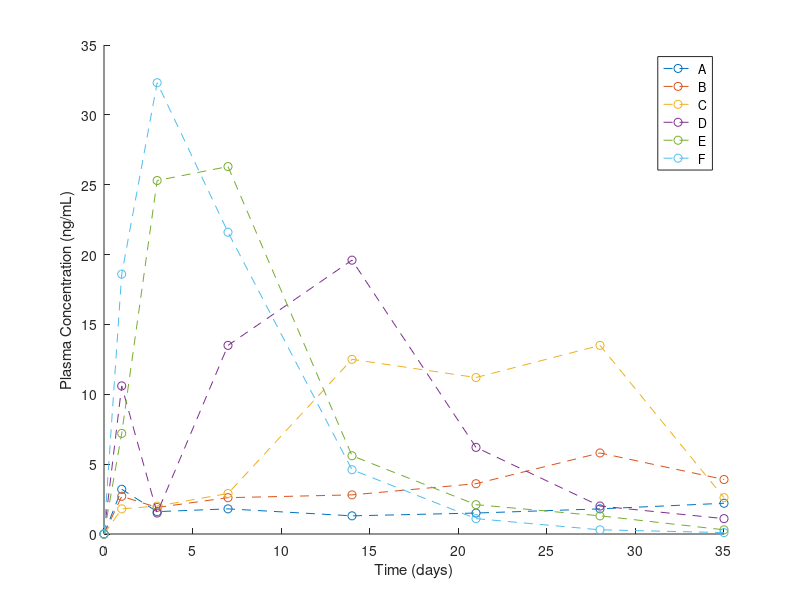
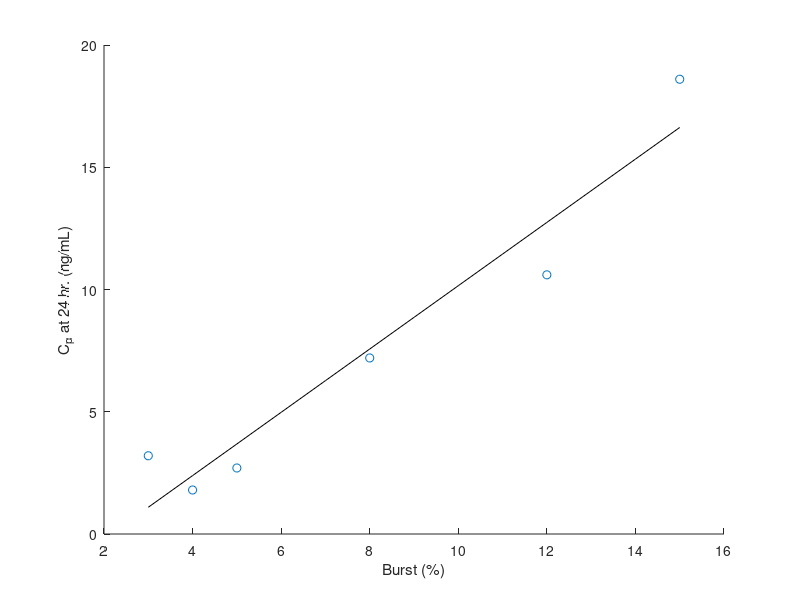

Recreate these plots in MATLAB, in order. (Note: this script raises an error after producing the figures.)
t = [0,1,3,7,14,21,28,35];
Cp = [0,3.2,1.6,1.8,1.3,1.5,1.8,2.2;
    0,2.7,1.9,2.6,2.8,3.6,5.8,3.9;
    0,1.8,2.0,2.9,12.5,11.2,13.5,2.6;
    0,10.6,1.5,13.5,19.6,6.2,2.0,1.1;
    0,7.2,25.3,26.3,5.6,2.1,1.3,0.3;
    0,18.6,32.3,21.6,4.6,1.1,0.3,0.1];
numform = size(Cp,1);
AUC = zeros(size(Cp,1),1);
burst = [3,5,4,12,8,15];
figure;
hold on;
for i = 1:numform
    plot(t,Cp(i,:),'--o');
    AUC(i) = trapz(t,Cp(i,:));
end
AUCd = AUC(4);
AUCnorm = AUC/AUCd;
xlabel('Time (days)');
ylabel('Plasma Concentration (ng/mL)');
legend(['A';'B';'C';'D';'E';'F']);
hold off;

figure;
hold on;
plot(burst',Cp(:,2),'o','LineStyle','none');
xlabel('Burst (%)');
ylabel('C_p at 24 hr. (ng/mL)');
[fit,p] = polyfit(burst',Cp(:,2),1);
b = [3:1:15];
C = fit(1)*b+fit(2);
plot(b,C,'k');
[burstcorr,pval] = corr(burst',Cp(:,2));
